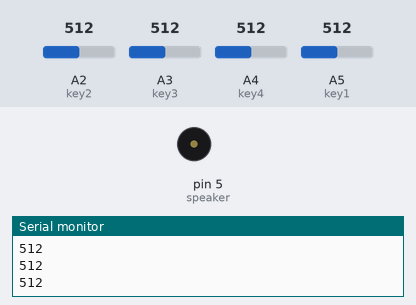
The sketch below on a simulated Arduino Uno, built with avr-gcc and run on an emulated ATmega328P. Parts: buzzer (waves = sounding), the last lines printed to the serial monitor. The inputs (shaded band) are chosen by the test bench; at power-on: A2 (key2) = 512, A5 (key1) = 512, A3 (key3) = 512, A4 (key4) = 512.

Above: at 1.2 s.
1.3 s: A2 (key2) set to 211
2.8 s: A2 (key2) set to 191
At 3.2 s:
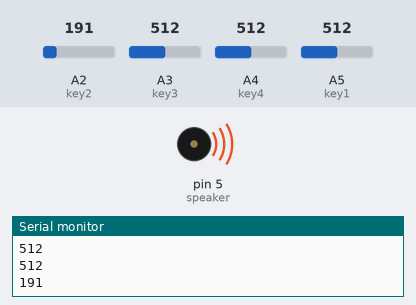
9.1 s: A5 (key1) set to 190
At 10.0 s:
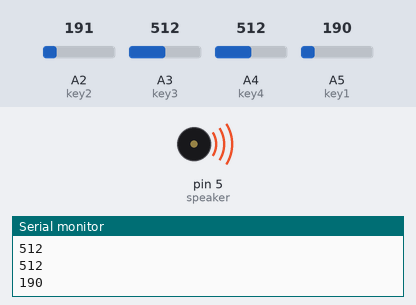
10.7 s: A5 (key1) set to 210
Timing chart, 0 to 13.2 s (numbered marks = the images above; inputs shaded):
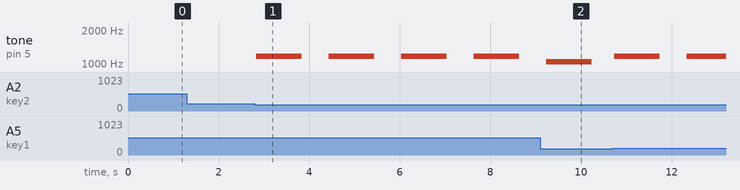

The sketch:

if_statement.ino
```cpp
// sensor keys
int key1 = A5;
int key2 = A2;
int key3 = A3;
int key4 = A4;

int speaker = 5;                 // name of the speaker key
int sensorValue;                  // will store sensor readings

//musical notes
int C = 1046;
int D = 1175;
int E = 1319;
int F = 1397;
int G = 1598;
int A = 1760;
int B = 1976;
int C1 = 2093;
int D1 = 2349;

void setup() {
    // set all keys to be inputs
    pinMode(key1, INPUT);
    pinMode(key2, INPUT);
    pinMode(key3, INPUT);
    pinMode(key4, INPUT);
    pinMode(speaker, OUTPUT);   // set speaker to be an output
    Serial.begin(9600);         // initialize the communication
}

void loop() {
    checkPianoKey(key1, C);
    checkPianoKey(key2, D);
    checkPianoKey(key3, E);
    checkPianoKey(key4, G);
    delay(100);
}

void checkPianoKey (int key, int note)
{
    sensorValue = analogRead(key); // read the touch sensor value
    Serial.println(sensorValue);          // send touchValue to computer

    if (sensorValue <= 200)                  // if the key is pressed
    {
        tone(speaker, note, 1000);             // play a note


       delay(1500);


    }

    else                                 // if the key is not pressed
    {
        noTone(speaker);                 // stop playing the note
    }
}
```

Measured:
- the behaviour switches between 201 and 200 on A2 (key2) (found by bisection; images 0 and 1)
- after the input at 2.8 s, tone on pin 5 (speaker): alternates 1175 Hz for 1.0 s and silent for 0.60 s, starting at once
